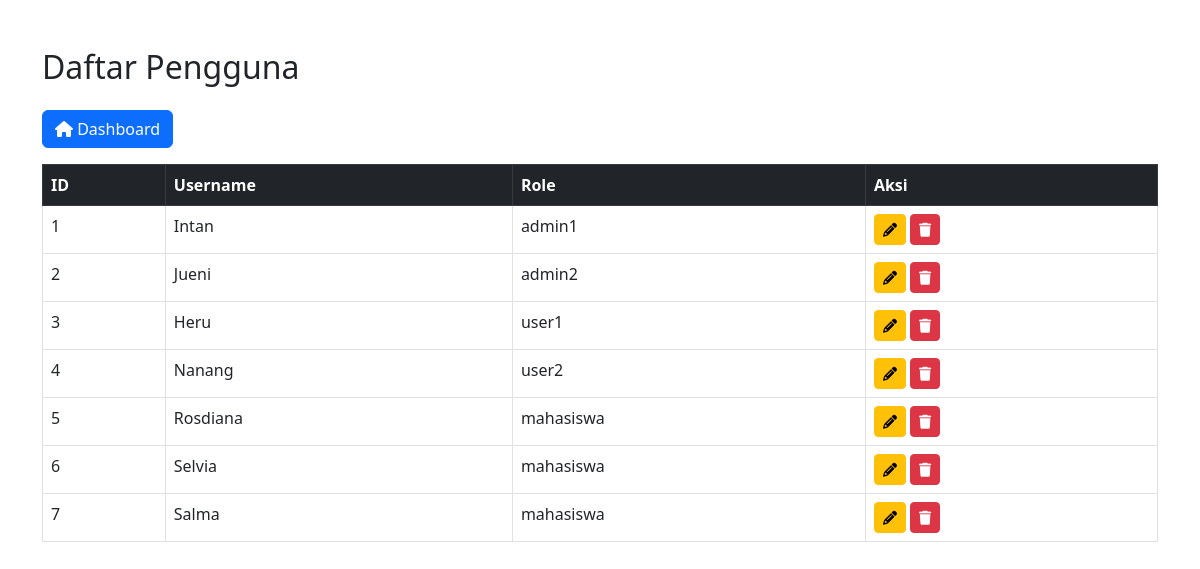
The page / on the database its author committed.
### tables this page shows
CREATE TABLE `users` (
  `id` int(11) NOT NULL,
  `username` varchar(50) NOT NULL,
  `password` varchar(255) NOT NULL,
  `role` enum('admin1','admin2','user1','user2','mahasiswa') NOT NULL
);

### index.php (the view, shortened to what this page needs)
<?php
$host = 'localhost';
$user = 'root';
$pass = '';
$db = 'pkl';
$conn = new mysqli($host, $user, $pass, $db);
$sql = "SELECT * FROM users";
$result = $conn->query($sql);
?>
<!DOCTYPE html>
<html lang="id">
<head>
    <link rel="stylesheet" href="https://cdn.jsdelivr.net/npm/bootstrap@5.3.0/dist/css/bootstrap.min.css">
    <link rel="stylesheet" href="https://cdnjs.cloudflare.com/ajax/libs/font-awesome/6.4.2/css/all.min.css">
</head>
<body>
<div class="container mt-5">
    <h2 class="mb-4">Daftar Pengguna</h2>
    <a href="admin_dashboard.php" class="btn btn-primary mb-3">
        <i class="fa-solid fa-home"></i> Dashboard
    </a>
    <table class="table table-bordered">
        <thead class="table-dark">
            <tr>
                <th>ID</th>
                <th>Username</th>
                <th>Role</th>
                <th>Aksi</th>
            </tr>
        </thead>
        <tbody>
            <?php while ($row = $result->fetch_assoc()): ?>
                <tr>
                    <td><?= htmlspecialchars($row['id']) ?></td>
                    <td><?= htmlspecialchars($row['username']) ?></td>
                    <td><?= htmlspecialchars($row['role']) ?></td>
                    <td>
                        <a href="edit_user.php?id=<?= $row['id'] ?>" class="btn btn-warning btn-sm">
                            <i class="fas fa-pencil-alt"></i>
                        </a>
                        <a href="delete_user.php?id=<?= $row['id'] ?>" class="btn btn-danger btn-sm" onclick="return confirm('Apakah Anda yakin?')">
                            <i class="fas fa-trash"></i>
                        </a>
                    </td>
                </tr>
            <?php endwhile; ?>
        </tbody>
    </table>
</div>
</body>
</html>

### rows shown on the page
users: id "1", username "Intan", role "admin1"
users: id "2", username "Jueni", role "admin2"
users: id "3", username "Heru", role "user1"
users: id "4", username "Nanang", role "user2"
users: id "5", username "Rosdiana", role "mahasiswa"
users: id "6", username "Selvia", role "mahasiswa"
users: id "7", username "Salma", role "mahasiswa"
